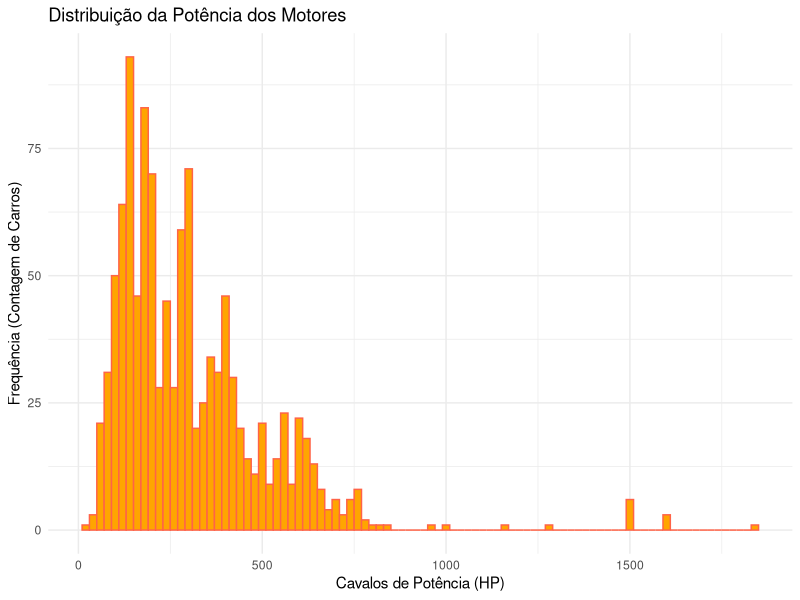
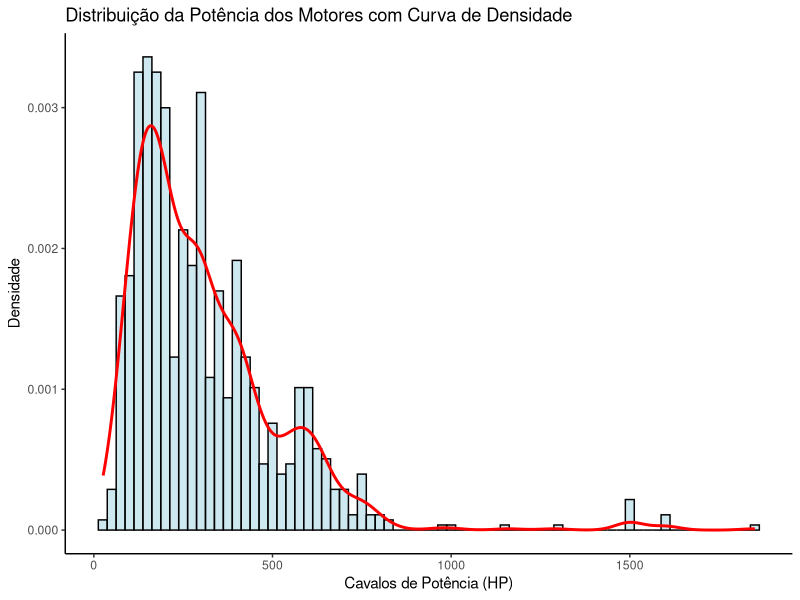
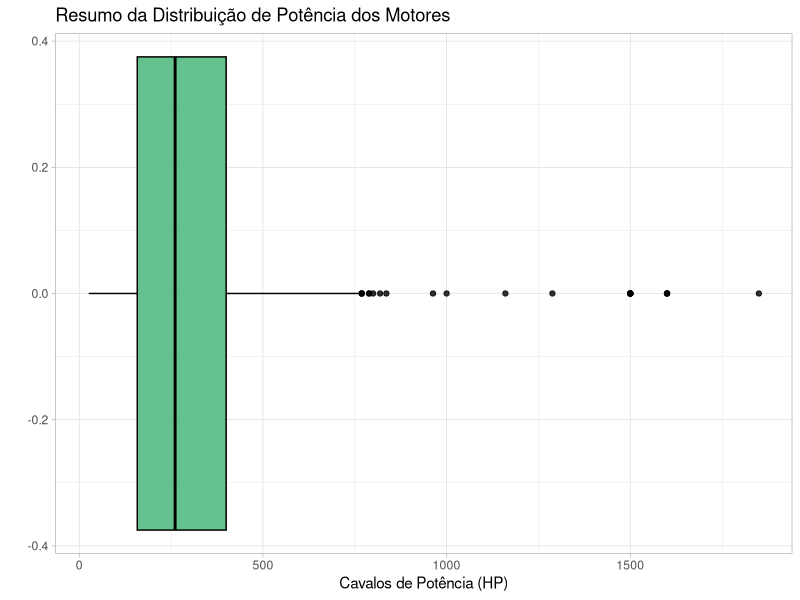

These charts were generated, in order, by the following R code:
library(ggplot2)
library(readr)

# Carregando o dataset
carros <- read_csv("carros.csv")

# Criando o histograma
ggplot(carros, aes(x = cavalo_potencia)) +
  geom_histogram(binwidth = 20, fill = "orange", color = "tomato") +
  labs(
    title = "Distribuição da Potência dos Motores",
    x = "Cavalos de Potência (HP)",
    y = "Frequência (Contagem de Carros)"
  ) +
  theme_minimal()

# Histograma com curva de densidade sobreposta
ggplot(carros, aes(x = cavalo_potencia)) +
  geom_histogram(aes(y = ..density..), binwidth = 25, fill = "lightblue", color = "black", alpha = 0.6) +
  geom_density(color = "red", size = 1) +
  labs(
    title = "Distribuição da Potência dos Motores com Curva de Densidade",
    x = "Cavalos de Potência (HP)",
    y = "Densidade"
  ) +
  theme_classic()

# Criando o box plot
ggplot(carros, aes(y = cavalo_potencia)) +
  geom_boxplot(fill = "mediumseagreen", color = "black", alpha = 0.8) +
  labs(
    title = "Resumo da Distribuição de Potência dos Motores",
    x = "", # Remove o rótulo do eixo x
    y = "Cavalos de Potência (HP)"
  ) +
  coord_flip() + # Deixa o gráfico na horizontal para melhor visualização
  theme_light()
